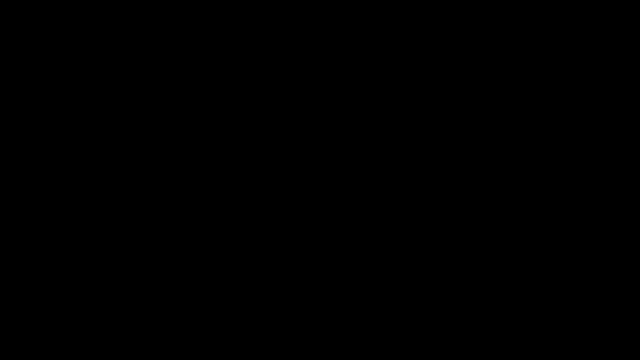
Frame 1 (no input)
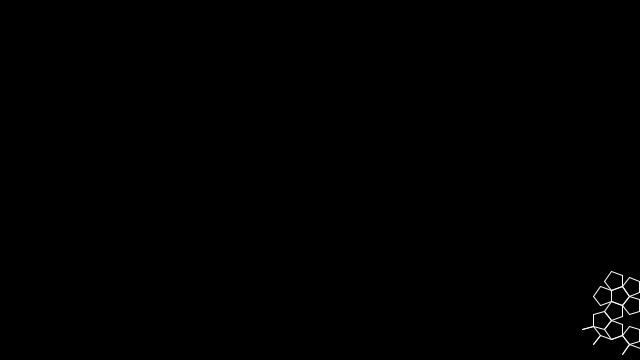
Frame 60 (the mouse pressed at the canvas centre just before this capture)
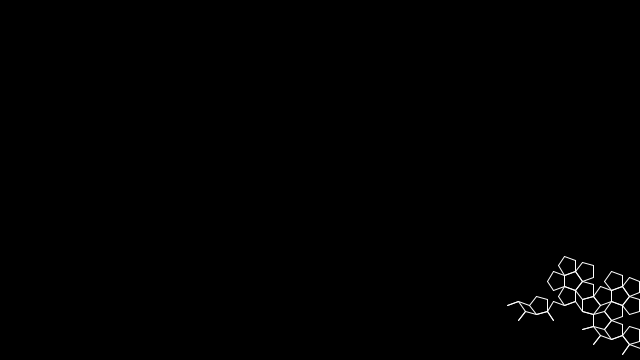
Frame 120 (the mouse held since frame 60 and released just before this capture)

The Processing sketch that drew these frames (run headless with seeded random() and noise(); from frame 60 on, the mouse is pressed at the canvas centre):

// Processing sketch: PenroseSnowflake
// ── PenroseSnowflake.pde
/** 
 * Penrose Snowflake L-System 
 * by Geraldine Sarmiento. 
 * 
 * This code was based on Patrick Dwyer's L-System class. 
 */

PenroseSnowflakeLSystem ps;

void setup() {
  size(640, 360);
  stroke(255);
  noFill();
  ps = new PenroseSnowflakeLSystem();
  ps.simulate(4);
}

void draw() {
  background(0);
  ps.render();
}



// ── LSystem.pde
class LSystem 
{
  int steps = 0;

  String axiom;
  String rule;
  String production;

  float startLength;
  float drawLength;
  float theta;

  int generations;

  LSystem() {
    axiom = "F";
    rule = "F+F-F";
    startLength = 90.0;
    theta = radians(120.0);
    reset();
  }

  void reset() {
    production = axiom;
    drawLength = startLength;
    generations = 0;
  }

  int getAge() {
    return generations;
  }

  void render() {
    translate(width/2, height/2);
    steps += 5;          
    if (steps > production.length()) {
      steps = production.length();
    }
    for (int i = 0; i < steps; i++) {
      char step = production.charAt(i);
      if (step == 'F') {
        rect(0, 0, -drawLength, -drawLength);
        noFill();
        translate(0, -drawLength);
      } 
      else if (step == '+') {
        rotate(theta);
      } 
      else if (step == '-') {
        rotate(-theta);
      } 
      else if (step == '[') {
        pushMatrix();
      } 
      else if (step == ']') {
        popMatrix();            
      }
    }
  }

  void simulate(int gen) {
    while (getAge() < gen) {
      production = iterate(production, rule);
    }
  }

  String iterate(String prod_, String rule_) {
    drawLength = drawLength * 0.6;
    generations++;
    String newProduction = prod_;          
    newProduction = newProduction.replaceAll("F", rule_);
    return newProduction;
  }
}



// ── PenroseSnowflakeLSystem.pde
class PenroseSnowflakeLSystem extends LSystem {

  String ruleF;

  PenroseSnowflakeLSystem() {
    axiom = "F3-F3-F3-F3-F";
    ruleF = "F3-F3-F45-F++F3-F";
    startLength = 450.0;
    theta = radians(18); 
    reset();
  }

  void useRule(String r_) {
    rule = r_;
  }

  void useAxiom(String a_) {
    axiom = a_;
  }

  void useLength(float l_) {
    startLength = l_;
  }

  void useTheta(float t_) {
    theta = radians(t_);
  }

  void reset() {
    production = axiom;
    drawLength = startLength;
    generations = 0;
  }

  int getAge() {
    return generations;
  }

  void render() {
    translate(width, height);
    int repeats = 1;

    steps += 3;          
    if (steps > production.length()) {
      steps = production.length();
    }

    for (int i = 0; i < steps; i++) {
      char step = production.charAt(i);
      if (step == 'F') {
        for (int j = 0; j < repeats; j++) {
          line(0,0,0, -drawLength);
          translate(0, -drawLength);
        }
        repeats = 1;
      } 
      else if (step == '+') {
        for (int j = 0; j < repeats; j++) {
          rotate(theta);
        }
        repeats = 1;
      } 
      else if (step == '-') {
        for (int j =0; j < repeats; j++) {
          rotate(-theta);
        }
        repeats = 1;
      } 
      else if (step == '[') {
        pushMatrix();
      } 
      else if (step == ']') {
        popMatrix();
      } 
      else if ( (step >= 48) && (step <= 57) ) {
        repeats += step - 48;
      }
    }
  }


  String iterate(String prod_, String rule_) {
    String newProduction = "";
    for (int i = 0; i < prod_.length(); i++) {
      char step = production.charAt(i);
      if (step == 'F') {
        newProduction = newProduction + ruleF;
      } 
      else {
        if (step != 'F') {
          newProduction = newProduction + step;
        }
      }
    }
    drawLength = drawLength * 0.4;
    generations++;
    return newProduction;
  }

}
